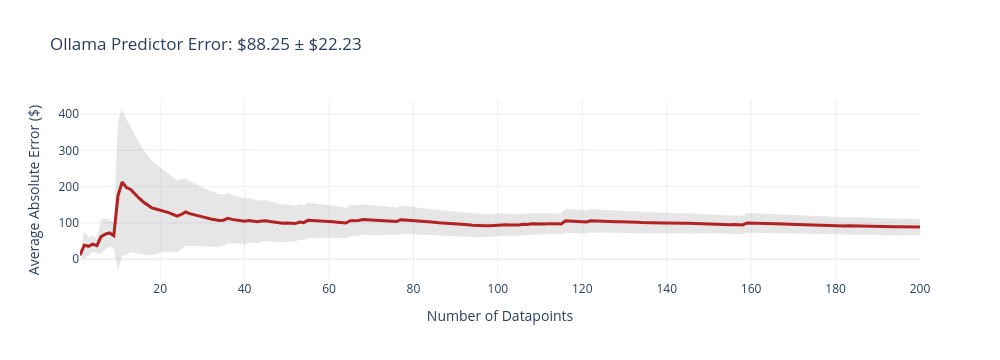
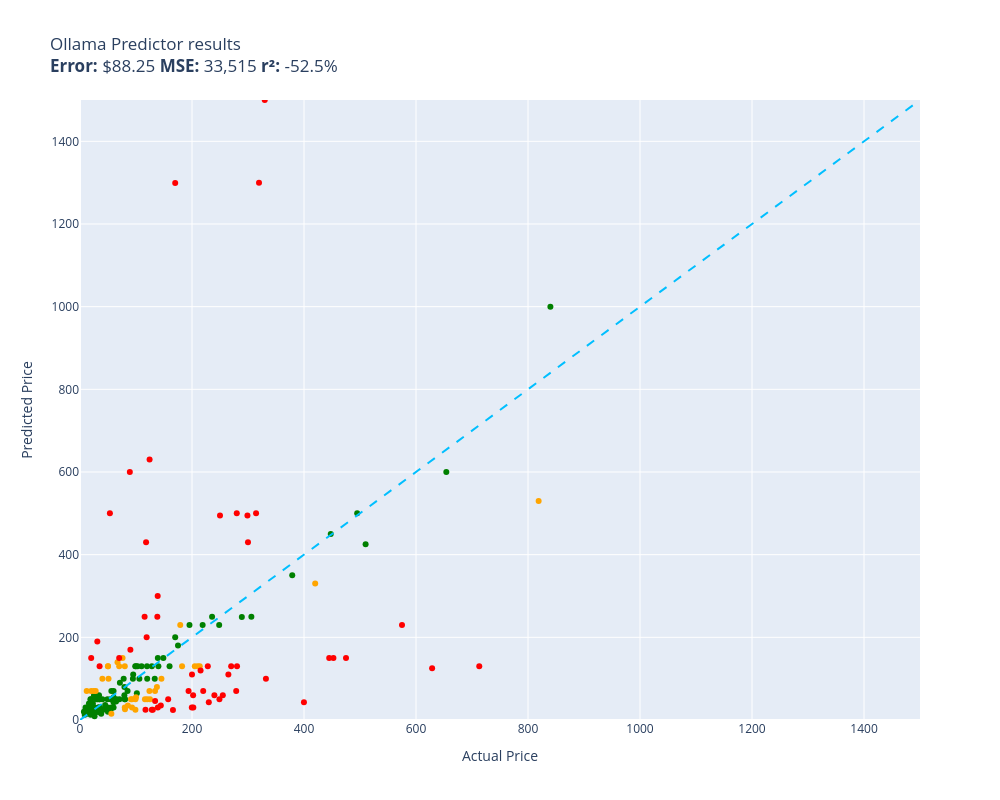

Notebook cell for these charts, in order:
### Code cell
evaluate(ollama_predictor, test)

### Figure 1 — Plotly figure (JSON) as saved in the notebook; plotly's stock layout.template omitted (floating-point values rounded to 4 significant figures; data arrays with more than 128 entries replaced by an {"elided": "..."} marker saying what was removed)
{"data": [{"fill": "toself", "fillcolor": "rgba(128,128,128,0.2)", "hoverinfo": "skip", "line": {"color": "rgba(255,255,255,0)"}, "name": "95% CI", "showlegend": false, "type": "scatter", "x": {"elided": "400 int values"}, "y": {"elided": "400 float values"}}, {"customdata": {"elided": "200x1 float values"}, "hovertemplate": "n=%{x}<br>Avg Error=$%{y:,.2f}<br>±95% CI=$%{customdata[0]:,.2f}<extra></extra>", "line": {"color": "firebrick", "width": 3}, "mode": "lines", "name": "Cumulative Avg Error", "type": "scatter", "x": {"elided": "200 int values"}, "y": {"elided": "200 float values"}}], "layout": {"height": 360, "showlegend": false, "title": {"text": "Ollama Predictor Error: $88.25 ± $22.23"}, "width": 1000, "xaxis": {"title": {"text": "Number of Datapoints"}}, "yaxis": {"title": {"text": "Average Absolute Error ($)"}}}}

### Figure 2 — Plotly figure (JSON) as saved in the notebook; plotly's stock layout.template omitted (floating-point values rounded to 4 significant figures)
{"data": [{"customdata": [["Old Blood Noise Excess V2 Distortion Cho...\nGuess=$229.99 Actual=$219.00"], ["NewPower99 Battery Kit for Samsung Galax...\nGuess=$25.99 Actual=$54.95"], ["Stand for Raven Pro Document Scanner - P...\nGuess=$49.95 Actual=$29.85"], ["8544771 Dryer Heating Element, 279816 Th...\nGuess=$29.95 Actual=$35.74"], ["Metabo HPT 36V MultiVolt™ Cordless Rotar...\nGuess=$349.99 Actual=$379.00"], ["Innovative Percussion CB-6 Chamois Bass ...\nGuess=$49.99 Actual=$54.32"], ["Panasonic KX-TG6511B DECT 6.0 PLUS Expan...\nGuess=$59.99 Actual=$79.20"], ["LOVE MEI Galaxy S10 Lite Case, Military ...\nGuess=$29.99 Actual=$32.98"], ["GJY Portable TV,10.6 inch Mini TV for AT...\nGuess=$79.99 Actual=$79.36"], ["LD Products Compatible Toner Cartridge R...\nGuess=$26.99 Actual=$49.98"], ["HK SYSTEMS 13\" Heavy Duty Black \"Push\" O...\nGuess=$69.99 Actual=$84.95"], ["SKB iSeries 3i-13096-6KP Case for BlackM...\nGuess=$179.99 Actual=$174.99"], ["Mini PC, Kinupute Desktop Computer E3-12...\nGuess=$499.99 Actual=$495.00"], ["June Garden 12\" Sweet Dolly Charlotte - ...\nGuess=$49.99 Actual=$19.99"], ["Aolemi Oil Rubbed Bronze Single Function...\nGuess=$129.99 Actual=$98.65"], ["Clementoni 39132.5 Jigsaw Puzzle 1,000 P...\nGuess=$49.99 Actual=$79.95"], ["Deco Mount Pro Tripod Microphone Stand w...\nGuess=$69.99 Actual=$59.95"], ["GanFindX Portable Car Hand Controls for ...\nGuess=$129.99 Actual=$159.90"], ["Evergreen HSHB2005 Cylinder Head Gasket ...\nGuess=$49.95 Actual=$59.69"], ["Task T24287 Roman Ogee Router Bit with 1...\nGuess=$29.95 Actual=$55.88"], ["Southwire 120V/15A Right Angle User Atta...\nGuess=$14.99 Actual=$37.87"], ["Mylites+ Standard Comic Book Mylar Sleev...\nGuess=$19.99 Actual=$34.99"], ["DALDED LED Light Kit for Lego Sonic Gree...\nGuess=$24.99 Actual=$24.99"], ["152MM Hole Saws M42 Bi-Metal High Speed ...\nGuess=$24.99 Actual=$17.99"], ["Baseball Backpacks Large 18 Inch Bookbag...\nGuess=$49.95 Actual=$31.77"], ["Adams Check Payment and Deposit Register...\nGuess=$19.99 Actual=$35.49"], ["Fjallraven, Kanken Laptop 15\" Backpack f...\nGuess=$129.99 Actual=$119.65"], ["Retevis RT68 Soft Earhook Walkie Talkie ...\nGuess=$19.99 Actual=$6.99"], ["Sumerain S1339CM Double Handle Widesprea...\nGuess=$249.99 Actual=$235.86"], ["Webcem Solar Shed Light Outdoor Indoor, ...\nGuess=$99.95 Actual=$77.96"], ["Western Digital Enterprise RE4-GP 2TB SA...\nGuess=$129.99 Actual=$109.95"], ["Tablet PC Cover Compatible with Lenovo T...\nGuess=$19.99 Actual=$31.61"], ["Miyaya@ Funny Animal Masks Collection fo...\nGuess=$29.95 Actual=$16.99"], ["Engine Thermostat, Replace 19301-PAA-306...\nGuess=$24.99 Actual=$18.89"], ["Ultra Duster Canned Air Net 10 Oz 6-Pack\nGuess=$19.99 Actual=$49.90"], ["Beck/Arnley 0421945 Air Filter\nGuess=$19.95 Actual=$35.87"], ["IQShield Screen Protector Compatible wit...\nGuess=$29.99 Actual=$9.95"], ["Liberty Imports 12 Pack: US Military Toy...\nGuess=$29.99 Actual=$16.98"], ["Neporal Full Spectrum Light Bulb, 6000K ...\nGuess=$49.99 Actual=$18.59"], ["Satco S9596, 4 Count (Pack of 1), 4.18\nGuess=$14.99 Actual=$12.00"], ["Ceramic Talavera Mexican Tile 4x4\", 9 Pi...\nGuess=$59.99 Actual=$29.95"], ["Intrepid International Dressage Letters-...\nGuess=$24.99 Actual=$26.99"], ["LEGO Marvel Avengers War Machine Buster ...\nGuess=$54.99 Actual=$59.95"], ["Kingston Brass KS269SN Kingston Clawfoot...\nGuess=$249.99 Actual=$305.99"], ["EMART Photography C Stand with Boom Arm,...\nGuess=$99.95 Actual=$119.99"], ["KOHLER K-1185540-CP Assembly-Slider\nGuess=$29.99 Actual=$45.67"], ["KUNN Small Electrician Tool Pouch Utilit...\nGuess=$24.99 Actual=$21.99"], ["Trim Kit for 2-handle Shower & Tub Valve...\nGuess=$109.99 Actual=$94.99"], ["iPhone 12/12 Pro Nicaragua Guardabarranc...\nGuess=$19.95 Actual=$19.97"], ["Replacement Remote Control for PANASONIC...\nGuess=$49.95 Actual=$34.95"], ["KS K-STORM Replacement Silicone Mushroom...\nGuess=$12.95 Actual=$8.50"], ["LSSAGOON Backpack for Women Teen Kids Gi...\nGuess=$59.99 Actual=$33.99"], ["GE RPWF SmartWater Comparable Refrigerat...\nGuess=$24.99 Actual=$36.99"], ["Urth 62mm UV, Circular Polarizing (CPL),...\nGuess=$149.95 Actual=$139.00"], ["Royal Designs, Inc. Decorative Abundant ...\nGuess=$29.99 Actual=$24.95"], ["NewFantasia Replacement Audio Cable with...\nGuess=$19.99 Actual=$31.00"], ["MONOCARBON Forged Carbon Fiber Case for ...\nGuess=$49.95 Actual=$59.99"], ["DuraGo 29515020 Front Hub Assembly\nGuess=$129.95 Actual=$128.34"], ["MXR Carbon Copy Deluxe Analog Delay Guit...\nGuess=$229.99 Actual=$195.50"], ["Chalkboard Name Badges with Magnetic Bac...\nGuess=$19.99 Actual=$19.95"], ["Linkloos Solar Street Lights Outdoor Wat...\nGuess=$69.99 Actual=$55.99"], ["GENUINE VOLVO THERMOSTAT (3.0, 3.2) S60 ...\nGuess=$129.95 Actual=$102.85"], ["USB Charger, CIVIE High Speed 60W Multip...\nGuess=$39.99 Actual=$15.99"], ["Pyle Wireless Rear View Backup Camera - ...\nGuess=$49.99 Actual=$70.45"], ["Hp Pavilion P7-1257c Motherboard Aahd3-h...\nGuess=$42.99 Actual=$59.86"], ["Kastar Battery Pack Replacement for Sony...\nGuess=$25.99 Actual=$19.99"], ["Amana Tool - SC587 Carbide Tipped 3-Wing...\nGuess=$89.99 Actual=$71.23"], ["AZX Stylus Pencil for Apple iPad Pro 202...\nGuess=$24.99 Actual=$29.99"], ["UPR Mach 1 Chin Spoiler Fits 94-98 Musta...\nGuess=$49.95 Actual=$64.99"], ["Raspberry Pi 3 Model B+ Aluminum Case Me...\nGuess=$25.99 Actual=$14.99"], ["LCD Screen for Dell Inspiron 17R 17.3\" H...\nGuess=$45.00 Actual=$64.37"], ["Diversitech UC2436-3 Ultralite Condenser...\nGuess=$49.95 Actual=$80.39"], ["Lorell Bell Chair Glide, 2.5\", Black\nGuess=$29.99 Actual=$19.50"], ["CTLAMP XL-2100 Professional Quality XL-2...\nGuess=$24.99 Actual=$32.00"], ["200 ' feet True 14 Gauge AWG CCA Speaker...\nGuess=$35.99 Actual=$44.95"], ["Competition Clutch Disc and Pressure Pla...\nGuess=$425.00 Actual=$510.00"], ["200 Couples Conversation Cards - Enjoy B...\nGuess=$29.95 Actual=$32.97"], ["The Puppet Company - Carpet-Unicorn, Whi...\nGuess=$19.99 Actual=$19.00"], ["KUNFINE Android Radio CarPlay & Android ...\nGuess=$99.95 Actual=$106.00"], ["KYX Racing Hardened Steel Center Drive S...\nGuess=$29.95 Actual=$46.99"], ["StonKraft Brass Chess Board Game Set wit...\nGuess=$129.95 Actual=$140.00"], ["Baumgartens Sicurix Blank PVC ID Cards (...\nGuess=$12.95 Actual=$19.11"], ["A-Premium Front Suspension Steering Knuc...\nGuess=$49.95 Actual=$48.99"], ["Audio Techinca ATW-T1002 System 10 Handh...\nGuess=$249.00 Actual=$289.00"], ["520 Pieces Christmas Envelope Seal Stick...\nGuess=$8.99 Actual=$25.99"], ["LD Compatible Ink Cartridge Replacement ...\nGuess=$24.99 Actual=$41.99"], ["BestPricedDecals Wine A BIT, You'll Feel...\nGuess=$24.99 Actual=$12.98"], ["Dell XPS 13 9343-2727SLV 13.3\" Full HD S...\nGuess=$999.99 Actual=$839.99"], ["VATOS 4 Packs Bubble Machine Gun for Kid...\nGuess=$39.99 Actual=$22.88"], ["Steering Wheel, Carbon Fiber Automotive ...\nGuess=$449.99 Actual=$447.74"], ["BXYJY for Samsung Galaxy Z Fold 3 Case w...\nGuess=$29.99 Actual=$49.99"], ["VONADO Space Wars Colonial Viper MK1 Bui...\nGuess=$49.95 Actual=$39.99"], ["Replacement Remote Control fit for Sony ...\nGuess=$24.99 Actual=$9.99"], ["Disney Princess Sparkling Princess Sleep...\nGuess=$19.99 Actual=$24.95"], ["sabermaster TCG Playmat yugioh playmat T...\nGuess=$24.99 Actual=$21.99"], ["Star Wars Die-Cast Metal TITANIUM Series...\nGuess=$29.99 Actual=$22.70"], ["DuraGo BR5330 Front Vented Disc Brake Ro...\nGuess=$64.99 Actual=$101.51"], ["Vinyl Soft Top Roll-up Adjustable Truck ...\nGuess=$149.99 Actual=$148.88"], ["Intex River Run Connect Lounge (Four)\nGuess=$99.99 Actual=$94.49"], ["Empava 24\" Single Wall Ovens 10 Cooking ...\nGuess=$599.99 Actual=$654.14"], ["Think Gizmos Build Your Own Robot Toys f...\nGuess=$59.99 Actual=$24.95"], ["PowerSport Front Rear Brakes and Rotors ...\nGuess=$229.99 Actual=$248.51"], ["VTech Strum and Jam Kidi Musical Guitar ...\nGuess=$39.99 Actual=$21.99"], ["Targus CityGear Durable Backpack, Black,...\nGuess=$99.95 Actual=$133.43"], ["Fender Hendrix Voodoo Child Coiled Instr...\nGuess=$29.99 Actual=$59.99"], ["W11130208 W10695459 Refrigerator LED Mod...\nGuess=$25.99 Actual=$26.59"], ["Jada Toys Ryan's World Combo Panda Airli...\nGuess=$49.99 Actual=$34.94"], ["Fitness Center Gym Room Weight Train Dua...\nGuess=$129.95 Actual=$99.99"], ["Xiaomi Redmi 10 2022 NFC 4G LTE (128GB +...\nGuess=$199.99 Actual=$169.99"], ["Refresh NSF-53 Premium Replacement Refri...\nGuess=$24.99 Actual=$50.99"], ["NICKSTON Red Sparkling Glitter Slim Band...\nGuess=$29.95 Actual=$25.99"]], "hovertemplate": "%{customdata[0]}<extra></extra>", "legendgroup": "green", "marker": {"color": "green", "size": 6, "symbol": "circle"}, "mode": "markers", "name": "green", "orientation": "v", "showlegend": true, "type": "scatter", "x": [219.0, 54.95, 29.85, 35.74, 379.0, 54.32, 79.2, 32.98, 79.36, 49.98, 84.95, 175.0, 495.0, 19.99, 98.65, 79.95, 59.95, 159.9, 59.69, 55.88, 37.87, 34.99, 24.99, 17.99, 31.77, 35.49, 119.7, 6.99, 235.9, 77.96, 110.0, 31.61, 16.99, 18.89, 49.9, 35.87, 9.95, 16.98, 18.59, 12.0, 29.95, 26.99, 59.95, 306.0, 120.0, 45.67, 21.99, 94.99, 19.97, 34.95, 8.5, 33.99, 36.99, 139.0, 24.95, 31.0, 59.99, 128.3, 195.5, 19.95, 55.99, 102.8, 15.99, 70.45, 59.86, 19.99, 71.23, 29.99, 64.99, 14.99, 64.37, 80.39, 19.5, 32.0, 44.95, 510.0, 32.97, 19.0, 106.0, 46.99, 140.0, 19.11, 48.99, 289.0, 25.99, 41.99, 12.98, 840.0, 22.88, 447.7, 49.99, 39.99, 9.99, 24.95, 21.99, 22.7, 101.5, 148.9, 94.49, 654.1, 24.95, 248.5, 21.99, 133.4, 59.99, 26.59, 34.94, 99.99, 170.0, 50.99, 25.99], "xaxis": "x", "y": [230.0, 25.99, 49.95, 29.95, 350.0, 49.99, 59.99, 29.99, 79.99, 26.99, 69.99, 180.0, 500.0, 49.99, 130.0, 49.99, 69.99, 130.0, 49.95, 29.95, 14.99, 19.99, 24.99, 24.99, 49.95, 19.99, 130.0, 19.99, 250.0, 99.95, 130.0, 19.99, 29.95, 24.99, 19.99, 19.95, 29.99, 29.99, 49.99, 14.99, 59.99, 24.99, 54.99, 250.0, 99.95, 29.99, 24.99, 110.0, 19.95, 49.95, 12.95, 59.99, 24.99, 149.9, 29.99, 19.99, 49.95, 129.9, 230.0, 19.99, 69.99, 129.9, 39.99, 49.99, 42.99, 25.99, 89.99, 24.99, 49.95, 25.99, 45.0, 49.95, 29.99, 24.99, 35.99, 425.0, 29.95, 19.99, 99.95, 29.95, 129.9, 12.95, 49.95, 249.0, 8.99, 24.99, 24.99, 1000.0, 39.99, 450.0, 29.99, 49.95, 24.99, 19.99, 24.99, 29.99, 64.99, 150.0, 99.99, 600.0, 59.99, 230.0, 39.99, 99.95, 29.99, 25.99, 49.99, 129.9, 200.0, 24.99, 29.95], "yaxis": "y"}, {"customdata": [["telpo Headlight Assembly Fit For 15 Camr...\nGuess=$49.99 Actual=$115.99"], ["EXMAX NG-10X Fresnel Lens Focusing Adapt...\nGuess=$129.99 Actual=$69.98"], ["APS iBoard 6-inch Aluminum (Black Powder...\nGuess=$129.99 Actual=$210.23"], ["Intermatic PX300 12V 300W Transformer wi...\nGuess=$69.99 Actual=$134.00"], ["CORSAIR Dominator Platinum RGB 32GB (2x1...\nGuess=$69.99 Actual=$124.00"], ["10GBase-LR SFP+ Transceiver, Handar 10GB...\nGuess=$69.95 Actual=$19.99"], ["KOMPUTERBAY 4GB 2X 2GB DDR2 1066MHz PC2-...\nGuess=$25.99 Actual=$80.34"], ["Canon EOS Rebel T7 Digital SLR Camera wi...\nGuess=$529.99 Actual=$819.00"], ["Travelpro Platinum Elite Slim Business L...\nGuess=$129.99 Actual=$213.83"], ["15\" Locking Shower Head Extension Arm in...\nGuess=$29.99 Actual=$79.95"], ["Wenger City Upgrade Laptop Backpack with...\nGuess=$99.95 Actual=$145.42"], ["MC: Pindicator (Dual Intensity Amber)\nGuess=$99.95 Actual=$40.00"], ["Laisomeke Waterproof Junction Box, Unive...\nGuess=$69.95 Actual=$11.99"], ["Festool 492370 Platin 2 S1000 Grit 6-Inc...\nGuess=$49.99 Actual=$91.00"], ["PM Auto Front Right Quick Complete Strut...\nGuess=$49.95 Actual=$124.94"], ["BESTILL Wall Mounted Shower Faucet Set, ...\nGuess=$149.99 Actual=$76.00"], ["Pidoko Kids Train Table, Grey with 90 Pc...\nGuess=$49.99 Actual=$119.97"], ["Marvel Legends Series X-Men 6-Inch Archa...\nGuess=$24.99 Actual=$98.95"], ["ANZO USA 111207 GMC SIERRA 99-06 / YUKON...\nGuess=$129.95 Actual=$182.28"], ["4LT LUMINETTE Vanity Opal GLS BSN\nGuess=$54.99 Actual=$99.99"], ["Berta (6 Pieces) 1-1/4 inch Overlay, 90 ...\nGuess=$69.99 Actual=$24.66"], ["Auertech Portable Washing Machine, 14lbs...\nGuess=$49.95 Actual=$98.99"], ["18 Inch White Undermount Kitchen Sink - ...\nGuess=$229.99 Actual=$179.00"], ["Evan Fischer Radiator Cooling Fan Assemb...\nGuess=$79.99 Actual=$137.34"], ["ECCPP Power Steering Pump for 2009-2010 ...\nGuess=$34.99 Actual=$85.48"], ["SP Air Corporation SP-8102BU 1/4-Inch He...\nGuess=$129.99 Actual=$204.99"], ["OEM Samsung Remote Control Shipped with ...\nGuess=$14.95 Actual=$56.00"], ["Custom Engagement Logo Desk Embosser Sea...\nGuess=$129.95 Actual=$49.95"], ["Pacific Drums PDCM1618TTRB 16 x 18 Inche...\nGuess=$329.99 Actual=$419.99"], ["Glovion Music Stand Light, Clip On Piano...\nGuess=$69.99 Actual=$27.99"], ["Samsung DA97-07603B Freezer Ice Maker As...\nGuess=$49.99 Actual=$93.02"], ["Blanco 230966 Valea Stainless Steel Sink...\nGuess=$29.95 Actual=$92.88"], ["Viola Bow 4/4 Full Size Carbon Fiber (Bl...\nGuess=$129.95 Actual=$49.99"], ["KZ ZS10 Pro in Ear Monitor Headphone KZ ...\nGuess=$139.99 Actual=$66.99"], ["Pyle 2x120 Watt Home Audio Speaker Power...\nGuess=$99.95 Actual=$50.92"], ["MonMount Triple Monitor Stand Freestandi...\nGuess=$129.99 Actual=$79.99"]], "hovertemplate": "%{customdata[0]}<extra></extra>", "legendgroup": "orange", "marker": {"color": "orange", "size": 6, "symbol": "circle"}, "mode": "markers", "name": "orange", "orientation": "v", "showlegend": true, "type": "scatter", "x": [116.0, 69.98, 210.2, 134.0, 124.0, 19.99, 80.34, 819.0, 213.8, 79.95, 145.4, 40.0, 11.99, 91.0, 124.9, 76.0, 120.0, 98.95, 182.3, 99.99, 24.66, 98.99, 179.0, 137.3, 85.48, 205.0, 56.0, 49.95, 420.0, 27.99, 93.02, 92.88, 49.99, 66.99, 50.92, 79.99], "xaxis": "x", "y": [49.99, 130.0, 130.0, 69.99, 69.99, 69.95, 25.99, 530.0, 130.0, 29.99, 99.95, 99.95, 69.95, 49.99, 49.95, 150.0, 49.99, 24.99, 129.9, 54.99, 69.99, 49.95, 230.0, 79.99, 34.99, 130.0, 14.95, 129.9, 330.0, 69.99, 49.99, 29.95, 129.9, 140.0, 99.95, 130.0], "yaxis": "y"}, {"customdata": [["RBC12-UPC Replacement Battery Cartridge ...\nGuess=$42.99 Actual=$229.99"], ["SuppliesOutlet Compatible Toner Cartridg...\nGuess=$34.95 Actual=$144.29"], ["ACDelco GM Original Equipment FW339 Fron...\nGuess=$119.99 Actual=$215.33"], ["Pump Head TBVECHI 175PSI 4KW 5.5HP 21CFM...\nGuess=$1,499.99 Actual=$329.90"], ["Bam France 2002XL Contoured Hightech Bla...\nGuess=$129.99 Actual=$713.00"], ["46mm Digital Pro High-Resolution Close-U...\nGuess=$149.95 Actual=$19.99"], ["PEMP E65 E66 CDC Simulate Optical Fiber ...\nGuess=$199.99 Actual=$119.00"], ["Bam Trekking 3027SB Single Black Clarine...\nGuess=$99.95 Actual=$332.00"], ["DEWALT 20V MAX* XR Impact Driver with Bl...\nGuess=$149.99 Actual=$452.53"], ["Scranton & Co 3 Drawer Mobile File Cabin...\nGuess=$249.95 Actual=$115.35"], ["JRready ST6313 DT Deutsch Connector Kit,...\nGuess=$29.99 Actual=$199.68"], ["Tidal Front + Rear Fender Flares 4PC Poc...\nGuess=$59.99 Actual=$254.99"], ["Dakota Alert MURS Alert Probe Sensor - M...\nGuess=$69.99 Actual=$219.99"], ["AUTOFREE LED Tail Lights Assembly Compat...\nGuess=$59.95 Actual=$201.99"], ["3D Tree Hole Branches 075 Stair Risers D...\nGuess=$24.99 Actual=$129.99"], ["KOHLER 18865-CP Filtered Water Faucet, P...\nGuess=$149.99 Actual=$475.00"], ["Projector, CRAZVIEW Projector with WiFi ...\nGuess=$499.95 Actual=$53.40"], ["Diversitech WG840585 Motor, (Ddb) 1/3Hp,...\nGuess=$45.95 Actual=$134.12"], ["Evan-Fischer Front Bumper Cover Compatib...\nGuess=$29.99 Actual=$202.38"], ["Poison Spyder 10-08-020 Rocker Knocker\nGuess=$124.95 Actual=$628.76"], ["DIMARZIO 204284 DP 163FBK Blues Bucker G...\nGuess=$169.99 Actual=$89.99"], ["VLAND LED Smoked Taillights Compatible F...\nGuess=$59.99 Actual=$239.99"], ["Lighted Triangle Mirror Cabinet Bathroom...\nGuess=$149.99 Actual=$445.00"], ["Trail Gear Twin Stick Kit for Top Shift ...\nGuess=$499.99 Actual=$279.92"], ["Dell Optiplex 390 Desktop Computer i3 3....\nGuess=$629.99 Actual=$124.27"], ["Pioneer 2AM401-BN Two Handle Kitchen Fau...\nGuess=$129.99 Actual=$228.22"], ["Grey Pneumatic 1311SD Impact Socket Set\nGuess=$49.99 Actual=$157.43"], ["Aeromotive 13304 Regulator, X1 Adjustabl...\nGuess=$129.95 Actual=$269.95"], ["Walker Exhaust Ultra EPA 16478 Direct Fi...\nGuess=$229.99 Actual=$574.99"], ["4pc Wheel Spacers Adapters 4\" (2inch Per...\nGuess=$24.99 Actual=$116.95"], ["MGP Caliper Covers 39011SACURD Red Powde...\nGuess=$49.95 Actual=$249.00"], ["LSI Broadcom SAS 9300-8i 8-port 12Gb/s S...\nGuess=$429.99 Actual=$118.00"], ["Canon Sure Shot 90u 35mm Date Camera\nGuess=$42.99 Actual=$399.89"], ["Mikrotik RB3011UIAS-RM RouterBOARD 10xGi...\nGuess=$495.00 Actual=$299.00"], ["AC Compressor & A/C Kit For BMW 335i 335...\nGuess=$499.99 Actual=$314.41"], ["Wilkinson LOW GAUSS Vintage Tone Strat S...\nGuess=$189.99 Actual=$30.93"], ["Ibanez M510OVS Acoustic Mandolin in Vint...\nGuess=$1,299.00 Actual=$169.99"], ["CradlePoint Compact Broadband Router (CB...\nGuess=$599.99 Actual=$89.00"], ["Cardone 84-58642 New HEI Electronic Dist...\nGuess=$23.99 Actual=$165.99"], ["Universal Power Group 12V 100Ah Sealed L...\nGuess=$109.99 Actual=$199.99"], ["New Replacement seat cover fits Yamaha M...\nGuess=$29.95 Actual=$138.95"], ["Skullcandy Hesh Evo Bluetooth Headphones...\nGuess=$149.99 Actual=$69.99"], ["ROHL WSGUM3018WH Wire Sink Grids, White\nGuess=$24.99 Actual=$128.28"], ["ASUS VY279HE-W 27” 1080P Monitor - White...\nGuess=$249.99 Actual=$138.10"], ["Music Hall pa15.3 MM/MC Phono Preamplifi...\nGuess=$495.00 Actual=$250.00"], ["4 Inches Rolled Muffler Tip Catback Exha...\nGuess=$69.99 Actual=$193.88"], ["APS iBoard (304 Stainless Steel Polished...\nGuess=$109.99 Actual=$264.95"], ["VIPMOTOZ Sequential Turn Signal Premium ...\nGuess=$69.95 Actual=$278.94"], ["Venom Power Terra Hunter R/T+ R/T All-Te...\nGuess=$1,299.99 Actual=$319.65"], ["HP Laserjet 2100 Laser Printer W/Test Pr...\nGuess=$429.99 Actual=$299.98"], ["STICKGOO Peel and Stick Backsplash for K...\nGuess=$129.99 Actual=$34.99"], ["Garmin 010-12402-10 GT15M-TM Transom-Mou...\nGuess=$299.99 Actual=$138.74"], ["For Volvo C70 S70 V70 V40 S40 AC Compres...\nGuess=$129.99 Actual=$280.41"]], "hovertemplate": "%{customdata[0]}<extra></extra>", "legendgroup": "red", "marker": {"color": "red", "size": 6, "symbol": "circle"}, "mode": "markers", "name": "red", "orientation": "v", "showlegend": true, "type": "scatter", "x": [230.0, 144.3, 215.3, 329.9, 713.0, 19.99, 119.0, 332.0, 452.5, 115.3, 199.7, 255.0, 220.0, 202.0, 130.0, 475.0, 53.4, 134.1, 202.4, 628.8, 89.99, 240.0, 445.0, 279.9, 124.3, 228.2, 157.4, 269.9, 575.0, 117.0, 249.0, 118.0, 399.9, 299.0, 314.4, 30.93, 170.0, 89.0, 166.0, 200.0, 138.9, 69.99, 128.3, 138.1, 250.0, 193.9, 264.9, 278.9, 319.6, 300.0, 34.99, 138.7, 280.4], "xaxis": "x", "y": [42.99, 34.95, 120.0, 1500.0, 130.0, 149.9, 200.0, 99.95, 150.0, 249.9, 29.99, 59.99, 69.99, 59.95, 24.99, 150.0, 499.9, 45.95, 29.99, 125.0, 170.0, 59.99, 150.0, 500.0, 630.0, 130.0, 49.99, 129.9, 230.0, 24.99, 49.95, 430.0, 42.99, 495.0, 500.0, 190.0, 1299.0, 600.0, 23.99, 110.0, 29.95, 150.0, 24.99, 250.0, 495.0, 69.99, 110.0, 69.95, 1300.0, 430.0, 130.0, 300.0, 130.0], "yaxis": "y"}, {"hoverinfo": "skip", "line": {"color": "deepskyblue", "dash": "dash", "width": 2}, "mode": "lines", "name": "y = x", "showlegend": false, "type": "scatter", "x": [0, 1500.0], "y": [0, 1500.0]}], "layout": {"height": 800, "legend": {"title": {"text": "color"}, "tracegroupgap": 0}, "showlegend": false, "title": {"text": "Ollama Predictor results<br><b>Error:</b> $88.25 <b>MSE:</b> 33,515 <b>r²:</b> -52.5%"}, "width": 1000, "xaxis": {"anchor": "y", "domain": [0, 1], "range": [0, 1500.0], "title": {"text": "Actual Price"}}, "yaxis": {"anchor": "x", "domain": [0, 1], "range": [0, 1500.0], "title": {"text": "Predicted Price"}}}}
